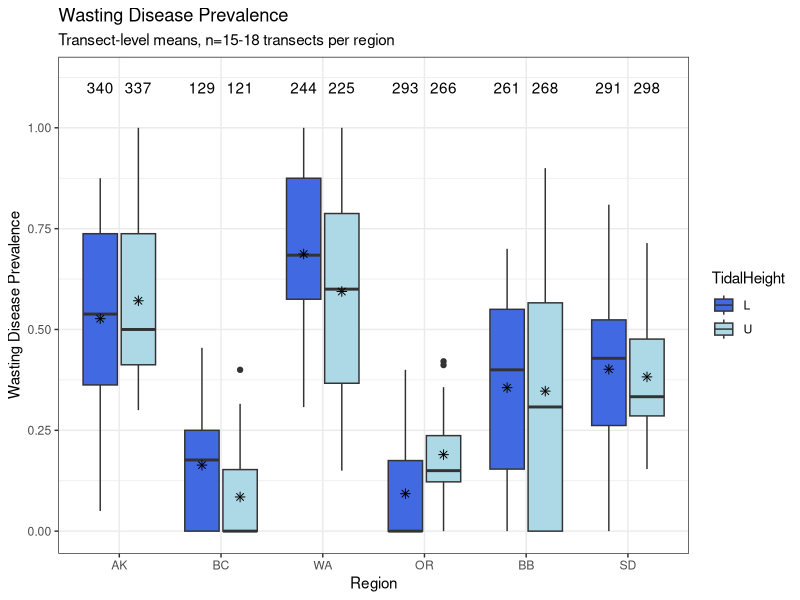
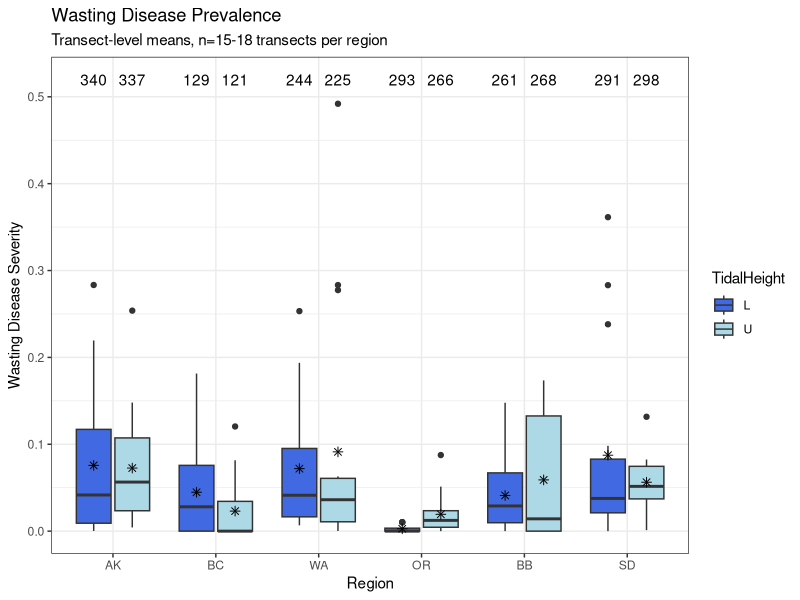
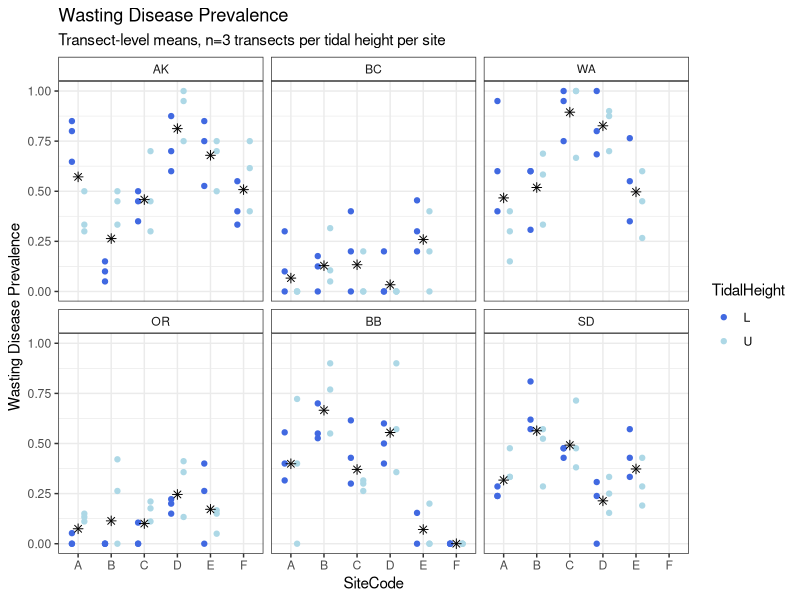
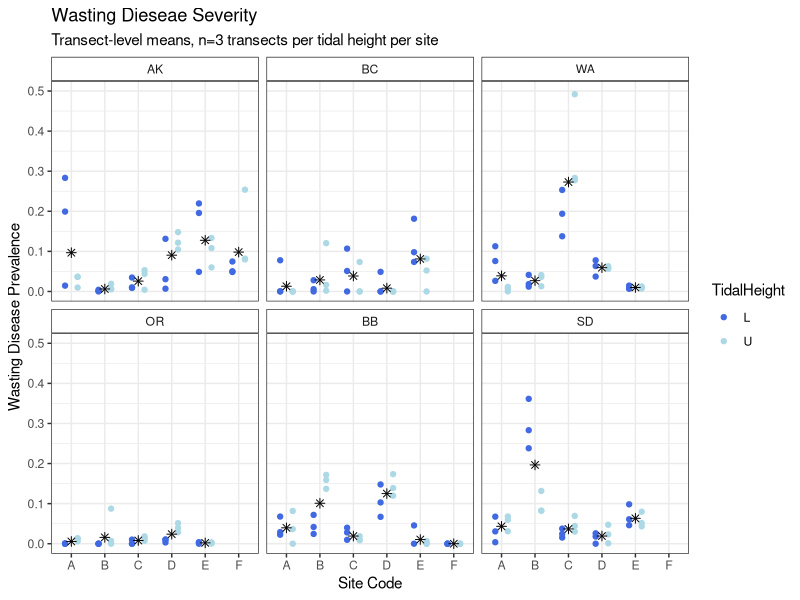

R code for these plots, in order:
## ---- chunk 1
knitr::opts_chunk$set(echo = TRUE)
library(tidyverse)
library(ggplot2)
site_order <- c("Alaska","British Columbia","Washington","Oregon","Bodega Bay","San Diego")
site_order2 <- c("AK","BC","WA","OR","BB","SD")

## ---- chunk 2
## read in and organize output from EELISA
output <- read.csv("NSF_Log_2019_12_16.csv")
output$location <- ordered(output$location,levels=site_order)
output <- separate(output,col=file_name,c("Region","SiteCode","Transect","TidalHeight",NA,NA),sep="[.]",remove = FALSE)
output <- unite(output,col="SampleID",c("Region","SiteCode","Transect","TidalHeight","blade_num"),sep=".",remove=FALSE)
output$Region <- ordered(output$Region,levels=site_order2)

#subset only EELISA scans split properly
output_true <- subset(output,correct_num=="TRUE")
which(duplicated(output_true$SampleID))
which(duplicated(output_true$SampleID,fromLast = TRUE))
output_true[c(1413,1414,1415,1467,1468,1469),]
#The duplicate SampleIDs come from the file "AK.C.4.L.6_10.tiff" which overlaps.
#Only 3 duplicates for the "true" dataset right now - some of the others were not split evenly.
#We want to keep the later entries (1467,1468,1469) because those are the "correct" numbers (match the surrounidng scans)
#Decide whether to keep the extra 6_10 blades as 21_25?
output_true <- output_true[-c(1413,1414,1415),]

## read in and organize DiseaseBlade samples (1-15 per transect)
blades <- read.csv("DiseaseBlades.csv")
blades$SampleID <- gsub("U","U_",blades$SampleID)
blades$SampleID <- gsub("L","L_",blades$SampleID)
blades <- separate(blades,col=SampleID,c("SampleDate","Region","SiteCode","TidalHeight","Transect","Blade"),sep="_")
blades <- unite(blades,col="SampleID",c("Region","SiteCode","Transect","TidalHeight","Blade"),sep=".",remove=FALSE)
blades$Region <- ordered(blades$Region,levels=site_order2)

## read in and organize the Epiphyte Blades samples (16-20 per transect)
epi_blades <- read.csv("ShootMetrics.csv")
epi_blades <- epi_blades[,c(3,15)]
epi_blades$SampleID <- gsub("U","U_",epi_blades$SampleID)
epi_blades$SampleID <- gsub("L","L_",epi_blades$SampleID)
epi_blades$SampleID <- gsub("_m4","_16",epi_blades$SampleID)
epi_blades$SampleID <- gsub("_m8","_17",epi_blades$SampleID)
epi_blades$SampleID <- gsub("_m12","_18",epi_blades$SampleID)
epi_blades$SampleID <- gsub("_m16","_19",epi_blades$SampleID)
epi_blades$SampleID <- gsub("_m20","_20",epi_blades$SampleID)

epi_blades <- separate(epi_blades,col=SampleID,c("SampleDate","Region","SiteCode","TidalHeight","Transect","Blade"),sep="_")
epi_blades <- unite(epi_blades,col="SampleID",c("Region","SiteCode","Transect","TidalHeight","Blade"),sep=".",remove=FALSE)
epi_blades$Region <- ordered(epi_blades$Region,levels=site_order2)

## combine Epiphyte and Disease Blades
blades <- rbind(blades,epi_blades)

# combine blades and EElISA output
# once we get the splits right, this will be the full data set
disease <- left_join(blades,output,by=c("SampleID","Region","SiteCode","TidalHeight","Transect"))
disease <- subset(disease,correct_num=="TRUE" | is.na(correct_num))
which(duplicated(disease$SampleID,fromLast = TRUE))
disease[which(duplicated(disease$SampleID)),]
disease[c(209,211,213,2484,2485,2486,2487,2488,2994,2995,2996,2997,2998),]
# calculate blade areas from EELISA output for samples that were not measured by hand
disease$BladeArea.cm2 <- ifelse(is.na(disease$BladeArea.cm2),disease$lesion_area+disease$healthy_area/100,disease$BladeArea.cm2)
# For now, drop samples that have no BladeArea (not measured by hand and no EELISA output)
disease_most <- subset(disease,BladeArea.cm2!="NA")
# Remaining samples should have EELISA output OR prevelance and severity are 0 (for hand-measured)
disease_most$prevelance <- ifelse(is.na(disease_most$severity),0,disease_most$prevelance)
disease_most$severity <- ifelse(is.na(disease_most$severity)&disease_most$prevelance==0,0,disease_most$severity)
disease_most$lesion_area <- ifelse(is.na(disease_most$lesion_area)&disease_most$prevelance==0,0,disease_most$lesion_area)
disease_most$severity_per <- disease_most$severity/100
disease_most_summ <- disease_most%>%
  group_by(Region,SiteCode,TidalHeight,Transect)%>%
  summarize(prev=mean(prevelance),sev=mean(severity_per,na.rm = TRUE),
            lesion=mean(lesion_area,na.rm=TRUE),count=length(blade_num),
            percent=count/20)
disease_most_summ2 <- disease_most%>%
  group_by(Region,TidalHeight)%>%
  summarize(prev=mean(prevelance),sev=mean(severity_per,na.rm = TRUE),
            lesion=mean(lesion_area,na.rm=TRUE),count=length(blade_num))
## ---- chunk 3
disease_most_summ2
## ---- chunk 4

ggplot(data=disease_most_summ,aes(x=Region,y=prev,fill=TidalHeight))+geom_boxplot()+
  stat_summary(fun.y=mean,geom="point",shape=8,size=2,position=position_dodge(width=0.75),
               show.legend = FALSE)+
  geom_text(data=disease_most_summ2,aes(x=Region,y=1.1,label=count),position=position_dodge(width=0.75))+
  scale_y_continuous(limits=c(0,1.12),breaks=c(0,0.25,0.5,0.75,1.0))+
  scale_fill_manual(values=c("royal blue","light blue"))+
  ylab("Wasting Disease Prevalence")+
  xlab("Region")+
  labs(title="Wasting Disease Prevalence",
       subtitle = "Transect-level means, n=15-18 transects per region")+
  theme_bw()+
  theme()
## ---- chunk 5
ggplot(data=disease_most_summ,aes(x=Region,y=sev,fill=TidalHeight))+geom_boxplot()+
  stat_summary(fun.y=mean,geom="point",shape=8,size=2,show.legend=FALSE,
               position=position_dodge(width=0.75))+
  geom_text(data=disease_most_summ2,aes(x=Region,y=0.52,label=count),position=position_dodge(width=0.75))+
  scale_y_continuous(limits=c(0,0.52),breaks=c(0,0.1,0.2,0.3,0.4,0.5))+
  scale_fill_manual(values=c("royal blue","light blue"))+
  ylab("Wasting Disease Severity")+
  labs(title="Wasting Disease Prevalence",
       subtitle = "Transect-level means, n=15-18 transects per region")+
  theme_bw()+
  theme()
## ---- chunk 6
ggplot(data=disease_most_summ,aes(x=SiteCode,y=prev,color=TidalHeight))+
  geom_point(position=position_dodge(width=0.75))+
  facet_wrap(~Region)+
  stat_summary(fun.y=mean,geom="point",shape=8,size=2,color="black",
               show.legend=FALSE,position=position_dodge(width=0.75))+
  scale_y_continuous(limits=c(0,1),breaks=c(0,0.25,0.5,0.75,1.0))+
  scale_color_manual(values=c("royal blue","light blue"))+
  ylab("Wasting Disease Prevalence")+
  labs(title="Wasting Disease Prevalence",
       subtitle="Transect-level means, n=3 transects per tidal height per site")+
  theme_bw()+
  theme(strip.background = element_rect(fill="white"))
## ---- chunk 7
ggplot(data=disease_most_summ,aes(x=SiteCode,y=sev,color=TidalHeight))+
  geom_point(position=position_dodge(width=0.75))+
  facet_wrap(~Region)+
  stat_summary(fun.y=mean,geom="point",shape=8,size=2,color="black",
               show.legend=FALSE,position=position_dodge(width=0.75))+
  scale_y_continuous(limits=c(0,0.5),breaks=c(0,0.1,0.2,0.3,0.4,0.5))+
  scale_color_manual(values=c("royal blue","light blue"))+
  xlab("Site Code")+
  ylab("Wasting Disease Prevalence")+
  labs(title="Wasting Dieseae Severity",
       subtitle = "Transect-level means, n=3 transects per tidal height per site")+
  theme_bw()+
  theme(strip.background = element_rect(fill="white"))
